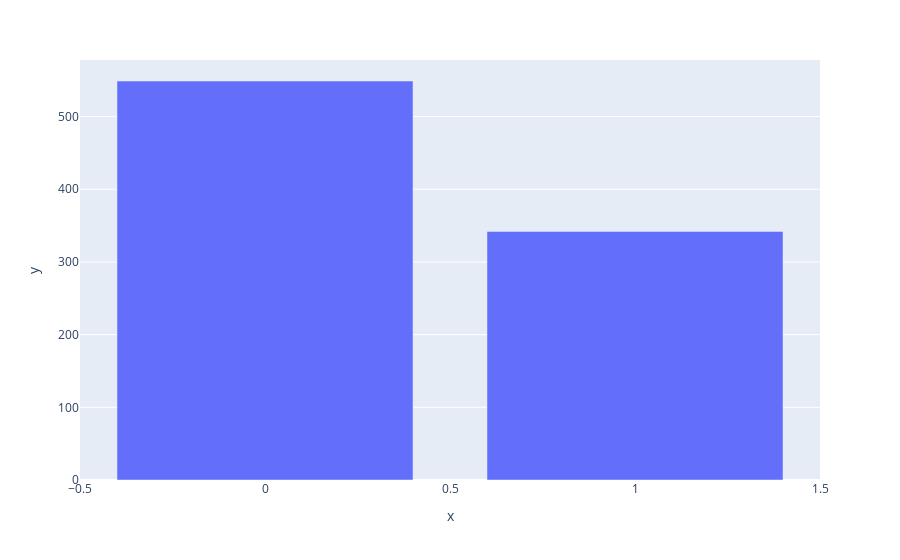

Write notebook code for a chart like this one.
### Code cell
px.bar(x =titanic['survived'].unique(),y =titanic['survived'].value_counts())

### Figure 1 — Plotly figure (JSON) as saved in the notebook; plotly's stock layout.template omitted (floating-point values rounded to 4 significant figures)
{"data": [{"alignmentgroup": "True", "hovertemplate": "x=%{x}<br>y=%{y}<extra></extra>", "legendgroup": "", "marker": {"color": "#636efa", "pattern": {"shape": ""}}, "name": "", "offsetgroup": "", "orientation": "v", "showlegend": false, "textposition": "auto", "type": "bar", "x": [0, 1], "xaxis": "x", "y": [549, 342], "yaxis": "y"}], "layout": {"barmode": "relative", "legend": {"tracegroupgap": 0}, "margin": {"t": 60}, "xaxis": {"anchor": "y", "domain": [0, 1], "title": {"text": "x"}}, "yaxis": {"anchor": "x", "domain": [0, 1], "title": {"text": "y"}}}}
